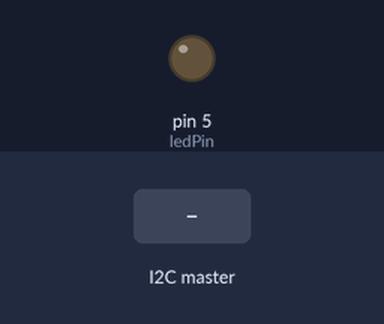
Bench run of a sketch on a simulated Arduino Uno, built with avr-gcc and run on an emulated ATmega328P. Parts: output pins drawn as LEDs (lit = HIGH). The test bench sets the inputs (shaded band).

Above: at 1.2 s.
1.3 s: the I2C master sends "A"
At 2.2 s:
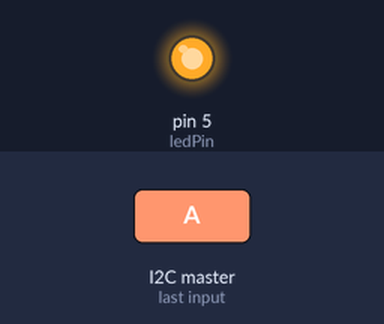
Timing chart, 0 to 4.3 s (numbered marks = the images above; inputs shaded):
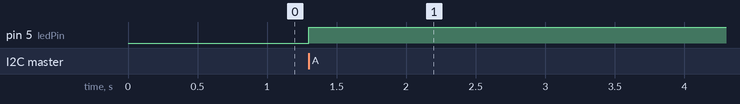

Measured:
- after the input at 1.3 s, pin 5 (ledPin): LOW → HIGH at once

The sketch:

Slave3.ino
```cpp
//Slave 3
#include <Wire.h>

const int ledPin = 5;
int ledBrightness;

void setup()
{
    Wire.begin(3);
    Wire.onReceive(evalI2C);
    pinMode(5, OUTPUT);
}

void loop()
{
    analogWrite(ledPin, ledBrightness);
}

void evalI2C(int len)
{
    while (Wire.available())
    {
        byte b = Wire.read();
        char chr = char(b);

        switch (chr)
        {
        case 'A':
            byte val = Wire.read();
            ledBrightness = val;
            break;
        }
    }
}
```
